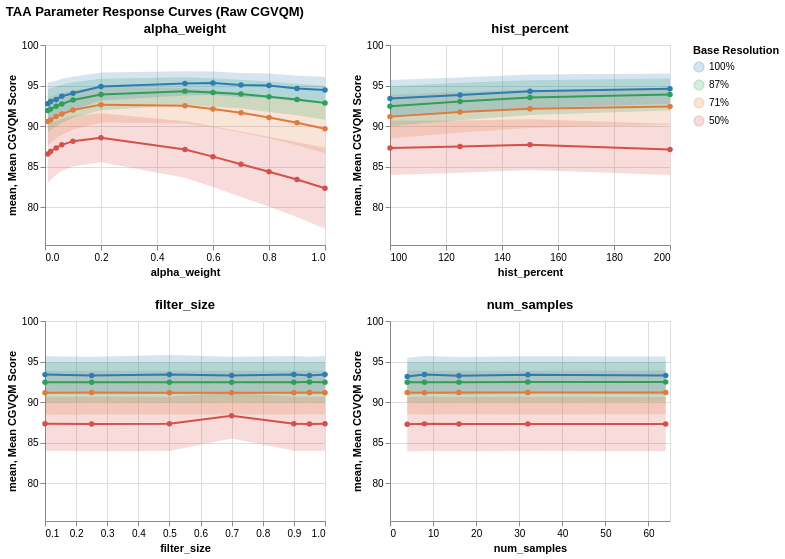

Notebook code for this chart:
### Code cell
agg = df.groupby(['parameter', 'resolution', 'value'])['score'].agg(['mean', 'std', 'count']).reset_index()
agg['ci95'] = 1.96 * (agg['std'] / np.sqrt(agg['count']))
agg['resolution'] = agg['resolution'].astype(str) + '%'

y_min = (agg['mean'] - agg['ci95']).min() - 2
y_max = 100
y_scale = alt.Scale(domain=[y_min, y_max])

res_order = ['100%', '87%', '71%', '50%']
res_colors = ['#2a7db5', '#2ca05a', '#e07b3d', '#d4504a']
color_scale = alt.Scale(domain=res_order, range=res_colors)

charts = []
for param in PARAMS:
    sub = agg[agg['parameter'] == param]
    band = alt.Chart(sub).mark_errorband(opacity=0.2).encode(
        x=alt.X('value:Q', title=param),
        y=alt.Y('mean:Q', scale=y_scale),
        yError='ci95:Q',
        color=alt.Color('resolution:N', scale=color_scale, sort=res_order)
    )
    line = alt.Chart(sub).mark_line(point=True).encode(
        x=alt.X('value:Q', title=param),
        y=alt.Y('mean:Q', title='Mean CGVQM Score', scale=y_scale),
        color=alt.Color('resolution:N', title='Base Resolution', scale=color_scale, sort=res_order),
        tooltip=['resolution', 'value', alt.Tooltip('mean:Q', format='.3f'), alt.Tooltip('ci95:Q', format='.3f')]
    )
    charts.append((band + line).properties(title=f'{param}', width=280, height=200))

alt.vconcat(*[alt.hconcat(*charts[:2]), alt.hconcat(*charts[2:])]).resolve_scale(color='shared').properties(
    title='TAA Parameter Response Curves (Raw CGVQM)'
)

### Figure 1 — Vega-Lite specification as saved in the notebook (floating-point values rounded to 4 significant figures)
{"config": {"view": {"continuousWidth": 300, "continuousHeight": 300}}, "vconcat": [{"hconcat": [{"layer": [{"mark": {"type": "errorband", "opacity": 0.2}, "encoding": {"color": {"field": "resolution", "scale": {"domain": ["100%", "87%", "71%", "50%"], "range": ["#2a7db5", "#2ca05a", "#e07b3d", "#d4504a"]}, "sort": ["100%", "87%", "71%", "50%"], "type": "nominal"}, "x": {"field": "value", "title": "alpha_weight", "type": "quantitative"}, "y": {"field": "mean", "scale": {"domain": [75.31, 100]}, "type": "quantitative"}, "yError": {"field": "ci95"}}}, {"mark": {"type": "line", "point": true}, "encoding": {"color": {"field": "resolution", "scale": {"domain": ["100%", "87%", "71%", "50%"], "range": ["#2a7db5", "#2ca05a", "#e07b3d", "#d4504a"]}, "sort": ["100%", "87%", "71%", "50%"], "title": "Base Resolution", "type": "nominal"}, "tooltip": [{"field": "resolution", "type": "nominal"}, {"field": "value", "type": "quantitative"}, {"field": "mean", "format": ".3f", "type": "quantitative"}, {"field": "ci95", "format": ".3f", "type": "quantitative"}], "x": {"field": "value", "title": "alpha_weight", "type": "quantitative"}, "y": {"field": "mean", "scale": {"domain": [75.31, 100]}, "title": "Mean CGVQM Score", "type": "quantitative"}}}], "data": {"name": "data-9e63e758a0d60ea74a9dec659bb7ec7d"}, "height": 200, "title": "alpha_weight", "width": 280}, {"layer": [{"mark": {"type": "errorband", "opacity": 0.2}, "encoding": {"color": {"field": "resolution", "scale": {"domain": ["100%", "87%", "71%", "50%"], "range": ["#2a7db5", "#2ca05a", "#e07b3d", "#d4504a"]}, "sort": ["100%", "87%", "71%", "50%"], "type": "nominal"}, "x": {"field": "value", "title": "hist_percent", "type": "quantitative"}, "y": {"field": "mean", "scale": {"domain": [75.31, 100]}, "type": "quantitative"}, "yError": {"field": "ci95"}}}, {"mark": {"type": "line", "point": true}, "encoding": {"color": {"field": "resolution", "scale": {"domain": ["100%", "87%", "71%", "50%"], "range": ["#2a7db5", "#2ca05a", "#e07b3d", "#d4504a"]}, "sort": ["100%", "87%", "71%", "50%"], "title": "Base Resolution", "type": "nominal"}, "tooltip": [{"field": "resolution", "type": "nominal"}, {"field": "value", "type": "quantitative"}, {"field": "mean", "format": ".3f", "type": "quantitative"}, {"field": "ci95", "format": ".3f", "type": "quantitative"}], "x": {"field": "value", "title": "hist_percent", "type": "quantitative"}, "y": {"field": "mean", "scale": {"domain": [75.31, 100]}, "title": "Mean CGVQM Score", "type": "quantitative"}}}], "data": {"name": "data-53483b2169e867a1b773dcdc570130f2"}, "height": 200, "title": "hist_percent", "width": 280}]}, {"hconcat": [{"layer": [{"mark": {"type": "errorband", "opacity": 0.2}, "encoding": {"color": {"field": "resolution", "scale": {"domain": ["100%", "87%", "71%", "50%"], "range": ["#2a7db5", "#2ca05a", "#e07b3d", "#d4504a"]}, "sort": ["100%", "87%", "71%", "50%"], "type": "nominal"}, "x": {"field": "value", "title": "filter_size", "type": "quantitative"}, "y": {"field": "mean", "scale": {"domain": [75.31, 100]}, "type": "quantitative"}, "yError": {"field": "ci95"}}}, {"mark": {"type": "line", "point": true}, "encoding": {"color": {"field": "resolution", "scale": {"domain": ["100%", "87%", "71%", "50%"], "range": ["#2a7db5", "#2ca05a", "#e07b3d", "#d4504a"]}, "sort": ["100%", "87%", "71%", "50%"], "title": "Base Resolution", "type": "nominal"}, "tooltip": [{"field": "resolution", "type": "nominal"}, {"field": "value", "type": "quantitative"}, {"field": "mean", "format": ".3f", "type": "quantitative"}, {"field": "ci95", "format": ".3f", "type": "quantitative"}], "x": {"field": "value", "title": "filter_size", "type": "quantitative"}, "y": {"field": "mean", "scale": {"domain": [75.31, 100]}, "title": "Mean CGVQM Score", "type": "quantitative"}}}], "data": {"name": "data-806924afddcbe34604467715005d031e"}, "height": 200, "title": "filter_size", "width": 280}, {"layer": [{"mark": {"type": "errorband", "opacity": 0.2}, "encoding": {"color": {"field": "resolution", "scale": {"domain": ["100%", "87%", "71%", "50%"], "range": ["#2a7db5", "#2ca05a", "#e07b3d", "#d4504a"]}, "sort": ["100%", "87%", "71%", "50%"], "type": "nominal"}, "x": {"field": "value", "title": "num_samples", "type": "quantitative"}, "y": {"field": "mean", "scale": {"domain": [75.31, 100]}, "type": "quantitative"}, "yError": {"field": "ci95"}}}, {"mark": {"type": "line", "point": true}, "encoding": {"color": {"field": "resolution", "scale": {"domain": ["100%", "87%", "71%", "50%"], "range": ["#2a7db5", "#2ca05a", "#e07b3d", "#d4504a"]}, "sort": ["100%", "87%", "71%", "50%"], "title": "Base Resolution", "type": "nominal"}, "tooltip": [{"field": "resolution", "type": "nominal"}, {"field": "value", "type": "quantitative"}, {"field": "mean", "format": ".3f", "type": "quantitative"}, {"field": "ci95", "format": ".3f", "type": "quantitative"}], "x": {"field": "value", "title": "num_samples", "type": "quantitative"}, "y": {"field": "mean", "scale": {"domain": [75.31, 100]}, "title": "Mean CGVQM Score", "type": "quantitative"}}}], "data": {"name": "data-4150e2caa9dc0bad4bb43c885d410857"}, "height": 200, "title": "num_samples", "width": 280}]}], "resolve": {"scale": {"color": "shared"}}, "title": "TAA Parameter Response Curves (Raw CGVQM)", "$schema": "https://vega.github.io/schema/vega-lite/v6.1.0.json", "datasets": {"data-9e63e758a0d60ea74a9dec659bb7ec7d": [{"parameter": "alpha_weight", "resolution": "50%", "value": 0.01, "mean": 86.55, "std": 8.401, "count": 21, "ci95": 3.593}, {"parameter": "alpha_weight", "resolution": "50%", "value": 0.02, "mean": 86.85, "std": 8.116, "count": 21, "ci95": 3.471}, {"parameter": "alpha_weight", "resolution": "50%", "value": 0.04, "mean": 87.29, "std": 7.832, "count": 21, "ci95": 3.35}, {"parameter": "alpha_weight", "resolution": "50%", "value": 0.06, "mean": 87.67, "std": 7.569, "count": 21, "ci95": 3.237}, {"parameter": "alpha_weight", "resolution": "50%", "value": 0.1, "mean": 88.13, "std": 7.324, "count": 21, "ci95": 3.133}, {"parameter": "alpha_weight", "resolution": "50%", "value": 0.2, "mean": 88.55, "std": 7.098, "count": 21, "ci95": 3.036}, {"parameter": "alpha_weight", "resolution": "50%", "value": 0.5, "mean": 87.09, "std": 8.154, "count": 21, "ci95": 3.488}, {"parameter": "alpha_weight", "resolution": "50%", "value": 0.6, "mean": 86.22, "std": 8.762, "count": 21, "ci95": 3.748}, {"parameter": "alpha_weight", "resolution": "50%", "value": 0.7, "mean": 85.28, "std": 9.454, "count": 21, "ci95": 4.044}, {"parameter": "alpha_weight", "resolution": "50%", "value": 0.8, "mean": 84.36, "std": 10.09, "count": 21, "ci95": 4.314}, {"parameter": "alpha_weight", "resolution": "50%", "value": 0.9, "mean": 83.39, "std": 10.78, "count": 21, "ci95": 4.609}, {"parameter": "alpha_weight", "resolution": "50%", "value": 1.0, "mean": 82.32, "std": 11.71, "count": 21, "ci95": 5.007}, {"parameter": "alpha_weight", "resolution": "71%", "value": 0.01, "mean": 90.56, "std": 6.851, "count": 21, "ci95": 2.93}, {"parameter": "alpha_weight", "resolution": "71%", "value": 0.02, "mean": 90.76, "std": 6.656, "count": 21, "ci95": 2.847}, {"parameter": "alpha_weight", "resolution": "71%", "value": 0.04, "mean": 91.16, "std": 6.314, "count": 21, "ci95": 2.7}, {"parameter": "alpha_weight", "resolution": "71%", "value": 0.06, "mean": 91.48, "std": 6.052, "count": 21, "ci95": 2.589}, {"parameter": "alpha_weight", "resolution": "71%", "value": 0.1, "mean": 91.98, "std": 5.661, "count": 21, "ci95": 2.421}, {"parameter": "alpha_weight", "resolution": "71%", "value": 0.2, "mean": 92.64, "std": 5.142, "count": 21, "ci95": 2.199}, {"parameter": "alpha_weight", "resolution": "71%", "value": 0.5, "mean": 92.49, "std": 5.091, "count": 21, "ci95": 2.177}, {"parameter": "alpha_weight", "resolution": "71%", "value": 0.6, "mean": 92.11, "std": 5.323, "count": 21, "ci95": 2.277}, {"parameter": "alpha_weight", "resolution": "71%", "value": 0.7, "mean": 91.62, "std": 5.646, "count": 21, "ci95": 2.415}, {"parameter": "alpha_weight", "resolution": "71%", "value": 0.8, "mean": 91.06, "std": 6.019, "count": 21, "ci95": 2.574}, {"parameter": "alpha_weight", "resolution": "71%", "value": 0.9, "mean": 90.4, "std": 6.486, "count": 21, "ci95": 2.774}, {"parameter": "alpha_weight", "resolution": "71%", "value": 1.0, "mean": 89.65, "std": 7.041, "count": 21, "ci95": 3.012}, {"parameter": "alpha_weight", "resolution": "87%", "value": 0.01, "mean": 91.9, "std": 6.27, "count": 21, "ci95": 2.682}, {"parameter": "alpha_weight", "resolution": "87%", "value": 0.02, "mean": 92.09, "std": 6.11, "count": 21, "ci95": 2.613}, {"parameter": "alpha_weight", "resolution": "87%", "value": 0.04, "mean": 92.43, "std": 5.748, "count": 21, "ci95": 2.458}, {"parameter": "alpha_weight", "resolution": "87%", "value": 0.06, "mean": 92.72, "std": 5.528, "count": 21, "ci95": 2.364}, {"parameter": "alpha_weight", "resolution": "87%", "value": 0.1, "mean": 93.21, "std": 5.092, "count": 21, "ci95": 2.178}, {"parameter": "alpha_weight", "resolution": "87%", "value": 0.2, "mean": 93.9, "std": 4.563, "count": 21, "ci95": 1.952}, {"parameter": "alpha_weight", "resolution": "87%", "value": 0.5, "mean": 94.31, "std": 4.019, "count": 21, "ci95": 1.719}, {"parameter": "alpha_weight", "resolution": "87%", "value": 0.6, "mean": 94.13, "std": 4.103, "count": 21, "ci95": 1.755}, {"parameter": "alpha_weight", "resolution": "87%", "value": 0.7, "mean": 93.94, "std": 4.166, "count": 21, "ci95": 1.782}, {"parameter": "alpha_weight", "resolution": "87%", "value": 0.8, "mean": 93.62, "std": 4.382, "count": 21, "ci95": 1.874}, {"parameter": "alpha_weight", "resolution": "87%", "value": 0.9, "mean": 93.28, "std": 4.561, "count": 21, "ci95": 1.951}, {"parameter": "alpha_weight", "resolution": "87%", "value": 1.0, "mean": 92.85, "std": 4.851, "count": 21, "ci95": 2.075}, {"parameter": "alpha_weight", "resolution": "100%", "value": 0.01, "mean": 92.75, "std": 5.954, "count": 21, "ci95": 2.547}, {"parameter": "alpha_weight", "resolution": "100%", "value": 0.02, "mean": 93.04, "std": 5.67, "count": 21, "ci95": 2.425}, {"parameter": "alpha_weight", "resolution": "100%", "value": 0.04, "mean": 93.28, "std": 5.425, "count": 21, "ci95": 2.32}, {"parameter": "alpha_weight", "resolution": "100%", "value": 0.06, "mean": 93.68, "std": 5.06, "count": 21, "ci95": 2.164}, {"parameter": "alpha_weight", "resolution": "100%", "value": 0.1, "mean": 94.04, "std": 4.748, "count": 21, "ci95": 2.031}, {"parameter": "alpha_weight", "resolution": "100%", "value": 0.2, "mean": 94.87, "std": 4.032, "count": 21, "ci95": 1.725}, {"parameter": "alpha_weight", "resolution": "100%", "value": 0.5, "mean": 95.26, "std": 3.471, "count": 21, "ci95": 1.485}, {"parameter": "alpha_weight", "resolution": "100%", "value": 0.6, "mean": 95.3, "std": 3.373, "count": 21, "ci95": 1.443}, {"parameter": "alpha_weight", "resolution": "100%", "value": 0.7, "mean": 95.06, "std": 3.5, "count": 21, "ci95": 1.497}, {"parameter": "alpha_weight", "resolution": "100%", "value": 0.8, "mean": 94.99, "std": 3.527, "count": 21, "ci95": 1.509}, {"parameter": "alpha_weight", "resolution": "100%", "value": 0.9, "mean": 94.62, "std": 3.74, "count": 21, "ci95": 1.599}, {"parameter": "alpha_weight", "resolution": "100%", "value": 1.0, "mean": 94.44, "std": 3.85, "count": 21, "ci95": 1.647}], "data-53483b2169e867a1b773dcdc570130f2": [{"parameter": "hist_percent", "resolution": "50%", "value": 100.0, "mean": 87.3, "std": 7.835, "count": 21, "ci95": 3.351}, {"parameter": "hist_percent", "resolution": "50%", "value": 125.0, "mean": 87.46, "std": 7.541, "count": 21, "ci95": 3.225}, {"parameter": "hist_percent", "resolution": "50%", "value": 150.0, "mean": 87.7, "std": 7.322, "count": 21, "ci95": 3.132}, {"parameter": "hist_percent", "resolution": "50%", "value": 200.0, "mean": 87.11, "std": 7.39, "count": 21, "ci95": 3.161}, {"parameter": "hist_percent", "resolution": "71%", "value": 100.0, "mean": 91.16, "std": 6.304, "count": 21, "ci95": 2.696}, {"parameter": "hist_percent", "resolution": "71%", "value": 125.0, "mean": 91.72, "std": 5.889, "count": 21, "ci95": 2.519}, {"parameter": "hist_percent", "resolution": "71%", "value": 150.0, "mean": 92.13, "std": 5.566, "count": 21, "ci95": 2.38}, {"parameter": "hist_percent", "resolution": "71%", "value": 200.0, "mean": 92.4, "std": 5.225, "count": 21, "ci95": 2.235}, {"parameter": "hist_percent", "resolution": "87%", "value": 100.0, "mean": 92.45, "std": 5.737, "count": 21, "ci95": 2.454}, {"parameter": "hist_percent", "resolution": "87%", "value": 125.0, "mean": 93.03, "std": 5.387, "count": 21, "ci95": 2.304}, {"parameter": "hist_percent", "resolution": "87%", "value": 150.0, "mean": 93.51, "std": 5.014, "count": 21, "ci95": 2.145}, {"parameter": "hist_percent", "resolution": "87%", "value": 200.0, "mean": 93.89, "std": 4.639, "count": 21, "ci95": 1.984}, {"parameter": "hist_percent", "resolution": "100%", "value": 100.0, "mean": 93.39, "std": 5.332, "count": 21, "ci95": 2.28}, {"parameter": "hist_percent", "resolution": "100%", "value": 125.0, "mean": 93.82, "std": 5.086, "count": 21, "ci95": 2.175}, {"parameter": "hist_percent", "resolution": "100%", "value": 150.0, "mean": 94.29, "std": 4.695, "count": 20, "ci95": 2.058}, {"parameter": "hist_percent", "resolution": "100%", "value": 200.0, "mean": 94.6, "std": 4.321, "count": 20, "ci95": 1.894}], "data-806924afddcbe34604467715005d031e": [{"parameter": "filter_size", "resolution": "50%", "value": 0.1, "mean": 87.31, "std": 7.803, "count": 21, "ci95": 3.337}, {"parameter": "filter_size", "resolution": "50%", "value": 0.25, "mean": 87.28, "std": 7.843, "count": 21, "ci95": 3.355}, {"parameter": "filter_size", "resolution": "50%", "value": 0.5, "mean": 87.31, "std": 7.803, "count": 21, "ci95": 3.337}, {"parameter": "filter_size", "resolution": "50%", "value": 0.7, "mean": 88.31, "std": 6.434, "count": 20, "ci95": 2.82}, {"parameter": "filter_size", "resolution": "50%", "value": 0.9, "mean": 87.31, "std": 7.786, "count": 21, "ci95": 3.33}, {"parameter": "filter_size", "resolution": "50%", "value": 0.95, "mean": 87.3, "std": 7.828, "count": 21, "ci95": 3.348}, {"parameter": "filter_size", "resolution": "50%", "value": 1.0, "mean": 87.32, "std": 7.779, "count": 21, "ci95": 3.327}, {"parameter": "filter_size", "resolution": "71%", "value": 0.1, "mean": 91.14, "std": 6.325, "count": 21, "ci95": 2.705}, {"parameter": "filter_size", "resolution": "71%", "value": 0.25, "mean": 91.16, "std": 6.295, "count": 21, "ci95": 2.693}, {"parameter": "filter_size", "resolution": "71%", "value": 0.5, "mean": 91.16, "std": 6.316, "count": 21, "ci95": 2.701}, {"parameter": "filter_size", "resolution": "71%", "value": 0.7, "mean": 91.16, "std": 6.299, "count": 21, "ci95": 2.694}, {"parameter": "filter_size", "resolution": "71%", "value": 0.9, "mean": 91.16, "std": 6.306, "count": 21, "ci95": 2.697}, {"parameter": "filter_size", "resolution": "71%", "value": 0.95, "mean": 91.17, "std": 6.289, "count": 21, "ci95": 2.69}, {"parameter": "filter_size", "resolution": "71%", "value": 1.0, "mean": 91.15, "std": 6.31, "count": 21, "ci95": 2.699}, {"parameter": "filter_size", "resolution": "87%", "value": 0.1, "mean": 92.44, "std": 5.762, "count": 21, "ci95": 2.464}, {"parameter": "filter_size", "resolution": "87%", "value": 0.25, "mean": 92.45, "std": 5.741, "count": 21, "ci95": 2.455}, {"parameter": "filter_size", "resolution": "87%", "value": 0.5, "mean": 92.43, "std": 5.765, "count": 21, "ci95": 2.466}, {"parameter": "filter_size", "resolution": "87%", "value": 0.7, "mean": 92.44, "std": 5.736, "count": 21, "ci95": 2.453}, {"parameter": "filter_size", "resolution": "87%", "value": 0.9, "mean": 92.44, "std": 5.769, "count": 21, "ci95": 2.467}, {"parameter": "filter_size", "resolution": "87%", "value": 0.95, "mean": 92.46, "std": 5.732, "count": 21, "ci95": 2.452}, {"parameter": "filter_size", "resolution": "87%", "value": 1.0, "mean": 92.44, "std": 5.78, "count": 21, "ci95": 2.472}, {"parameter": "filter_size", "resolution": "100%", "value": 0.1, "mean": 93.38, "std": 5.335, "count": 21, "ci95": 2.282}, {"parameter": "filter_size", "resolution": "100%", "value": 0.25, "mean": 93.27, "std": 5.43, "count": 21, "ci95": 2.322}, {"parameter": "filter_size", "resolution": "100%", "value": 0.5, "mean": 93.4, "std": 5.467, "count": 20, "ci95": 2.396}, {"parameter": "filter_size", "resolution": "100%", "value": 0.7, "mean": 93.28, "std": 5.412, "count": 21, "ci95": 2.315}, {"parameter": "filter_size", "resolution": "100%", "value": 0.9, "mean": 93.39, "std": 5.332, "count": 21, "ci95": 2.28}, {"parameter": "filter_size", "resolution": "100%", "value": 0.95, "mean": 93.26, "std": 5.43, "count": 21, "ci95": 2.322}, {"parameter": "filter_size", "resolution": "100%", "value": 1.0, "mean": 93.39, "std": 5.334, "count": 21, "ci95": 2.281}], "data-4150e2caa9dc0bad4bb43c885d410857": [{"parameter": "num_samples", "resolution": "50%", "value": 4.0, "mean": 87.25, "std": 7.831, "count": 21, "ci95": 3.349}, {"parameter": "num_samples", "resolution": "50%", "value": 8.0, "mean": 87.3, "std": 7.8, "count": 21, "ci95": 3.336}, {"parameter": "num_samples", "resolution": "50%", "value": 16.0, "mean": 87.27, "std": 7.854, "count": 21, "ci95": 3.359}, {"parameter": "num_samples", "resolution": "50%", "value": 32.0, "mean": 87.3, "std": 7.795, "count": 21, "ci95": 3.334}, {"parameter": "num_samples", "resolution": "50%", "value": 64.0, "mean": 87.28, "std": 7.844, "count": 21, "ci95": 3.355}, {"parameter": "num_samples", "resolution": "71%", "value": 4.0, "mean": 91.19, "std": 6.298, "count": 21, "ci95": 2.694}, {"parameter": "num_samples", "resolution": "71%", "value": 8.0, "mean": 91.15, "std": 6.316, "count": 21, "ci95": 2.701}, {"parameter": "num_samples", "resolution": "71%", "value": 16.0, "mean": 91.17, "std": 6.304, "count": 21, "ci95": 2.696}, {"parameter": "num_samples", "resolution": "71%", "value": 32.0, "mean": 91.16, "std": 6.328, "count": 21, "ci95": 2.706}, {"parameter": "num_samples", "resolution": "71%", "value": 64.0, "mean": 91.19, "std": 6.294, "count": 21, "ci95": 2.692}, {"parameter": "num_samples", "resolution": "87%", "value": 4.0, "mean": 92.45, "std": 5.732, "count": 21, "ci95": 2.452}, {"parameter": "num_samples", "resolution": "87%", "value": 8.0, "mean": 92.45, "std": 5.759, "count": 21, "ci95": 2.463}, {"parameter": "num_samples", "resolution": "87%", "value": 16.0, "mean": 92.45, "std": 5.752, "count": 21, "ci95": 2.46}, {"parameter": "num_samples", "resolution": "87%", "value": 32.0, "mean": 92.47, "std": 5.767, "count": 21, "ci95": 2.467}, {"parameter": "num_samples", "resolution": "87%", "value": 64.0, "mean": 92.48, "std": 5.742, "count": 21, "ci95": 2.456}, {"parameter": "num_samples", "resolution": "100%", "value": 4.0, "mean": 93.14, "std": 5.418, "count": 21, "ci95": 2.317}, {"parameter": "num_samples", "resolution": "100%", "value": 8.0, "mean": 93.38, "std": 5.336, "count": 21, "ci95": 2.282}, {"parameter": "num_samples", "resolution": "100%", "value": 16.0, "mean": 93.23, "std": 5.441, "count": 21, "ci95": 2.327}, {"parameter": "num_samples", "resolution": "100%", "value": 32.0, "mean": 93.37, "std": 5.358, "count": 21, "ci95": 2.292}, {"parameter": "num_samples", "resolution": "100%", "value": 64.0, "mean": 93.27, "std": 5.46, "count": 21, "ci95": 2.335}]}}
